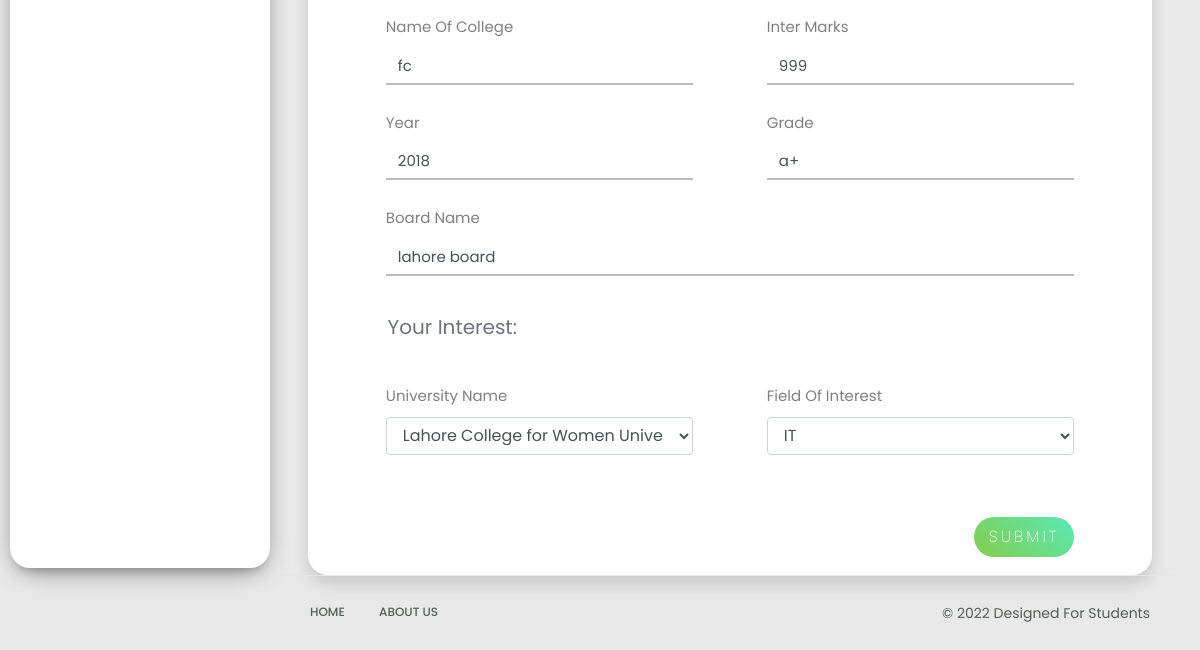
/edit/ (signed in, lower part), run on an earlier commit of the app's database.
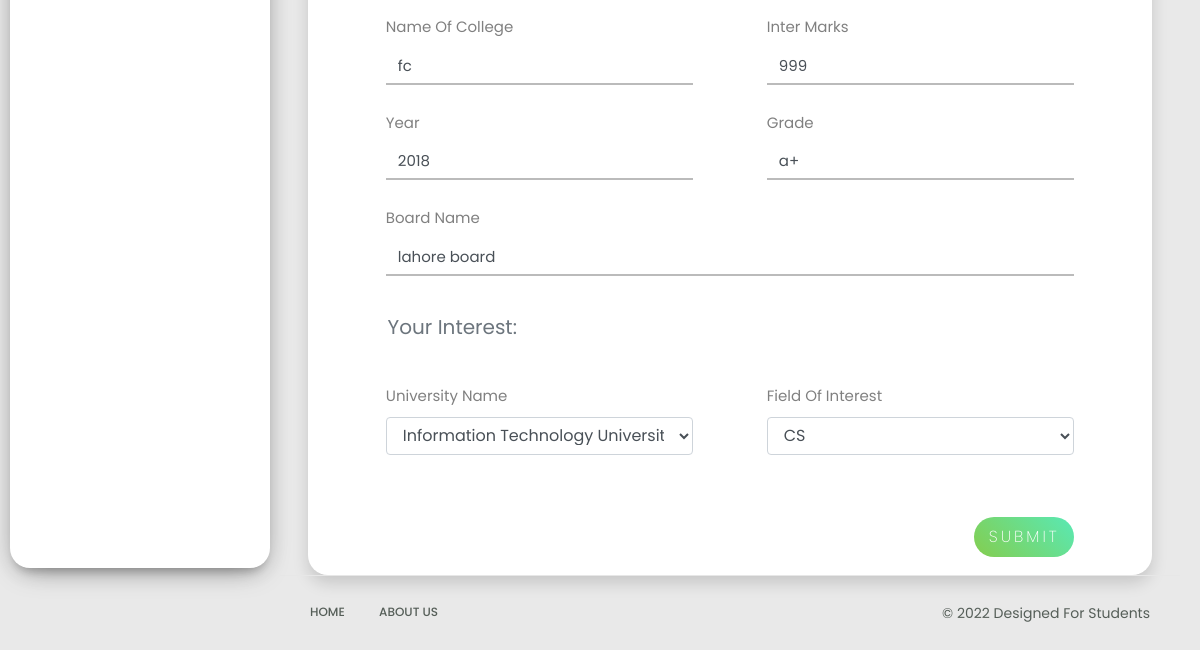
And on a later commit of the database.
### profiles/models.py (models this page shows, shortened)
class Profile(models.Model):
    full_name = models.CharField(max_length=50)
    email = models.EmailField()
    phone_number = models.IntegerField()
    city = models.CharField(max_length=50)
    address = models.CharField(max_length=50)
    gender = models.CharField(max_length=15,choices=choices,default="Male")
    age = models.IntegerField()
    religion = models.CharField(max_length=50)
    nationality = models.CharField(max_length=50)
    gaurdian_name = models.CharField(max_length=50)
    gaurdian_income = models.IntegerField()
    name_of_school = models.CharField(max_length=50)
    matric_marks = models.IntegerField()
    year_of_matric = models.IntegerField()
    matric_grade = models.CharField(max_length=10)
    matric_board = models.CharField(max_length=50)
    name_of_college = models.CharField(max_length=50)
    inter_marks = models.IntegerField()
    year_of_inter = models.IntegerField()
    inter_grade = models.CharField(max_length=10)
    inter_board = models.CharField(max_length=50)
    university_name = models.CharField(max_length=50,choices=uni_choices,default="University of Engineering and Technology")
    field_of_interest = models.CharField(max_length=50,choices=dept_choices,default="SE")
    student = models.ForeignKey(User, on_delete=models.CASCADE)

### profiles/views.py (the view, shortened to what this page needs)
# urls.py: path('edit/', edit, name="edit"),
def edit(request):
    query = Profile.objects.get(student=request.user)
    return render(request, "edit.html",{"query":query})

### templates/edit.html (shortened to what the changed rows need)
{%  load static  %}
<!doctype html>
<html lang="en">
  <head>
    <link rel="stylesheet" href="{% static 'css/bootstrap.min.css' %}">
    <link rel="stylesheet" href="{% static 'css/dashboard.css' %}">
  </head>
  <body>
    <div class="wrapper">
        <div id="content">
        	<div class="main-content">
            <div class="main-content">
              <div class="row content">
                <div class="col-lg-12 col-md-12 col-sm-12">
                  <div class="profile-form shadow mx-2 bookmarks">
                    <div class="row mx-3">
                      <div class="col-lg-12 m-auto">
                        <form method="post" enctype="multipart/form-data" action="" class="multisteps-form__form col-lg-12 col-md-12 col-sm-12">
                          <div class="multisteps-form__content">
                            <div class="multisteps-form__content">
                              <div class="form-row mt-4 justify-content-around">
                                <div class="col-lg-5 col-md-5 col-sm-6 mt-4 mt-sm-0">
                                  <label for="">Name of College</label>
                                  <input class="multisteps-form__input form-control" type="text" name="name_of_college" value="{{query.name_of_college}}" required/>
                                </div>
                                <div class="col-lg-5 col-md-5 col-sm-6 mt-4 mt-sm-0">
                                  <label for="">Inter Marks</label>
                                  <input class="multisteps-form__input form-control" type="text" name="inter_marks" value="{{query.inter_marks}}" required/>
                                </div>
                              </div>
                              <div class="form-row mt-4 justify-content-around">
                                <div class="col-lg-5 col-md-5 col-sm-6 mt-4 mt-sm-0">
                                  <label for="">Year</label>
                                  <input class="multisteps-form__input form-control" type="text" name="year_of_inter" value="{{query.year_of_inter}}" required/>
                                </div>
                                <div class="col-lg-5 col-md-5 col-sm-6 mt-4 mt-sm-0">
                                  <label for="">Grade</label>
                                  <input class="multisteps-form__input form-control" type="text" name="inter_grade" value="{{query.inter_grade}}" required/>
                                </div>
                              </div>
                              <div class="form-row mt-4 justify-content-around">
                                <div class="col-lg-11 col-md-11 col-sm-12 mt-4 mt-sm-0">
                                  <label for="">Board Name</label>
                                  <input class="multisteps-form__input form-control" type="text" name="inter_board" value="{{query.inter_board}}" required/>
                                </div>
                              </div>
                            </div>
                            <div class="form-row mt-4 justify-content-around">
                              <div class="col-lg-5 col-md-5 col-sm-6 mt-4 mt-sm-0">
                                <label for="">University Name</label>
                                <select class="multisteps-form__select form-control" name="university_name" required>
                                  <option>{{query.university_name}}</option>
                                </select>
                              </div>
                              <div class="col-lg-5 col-md-5 col-sm-6 mt-4 mt-sm-0">
                                <label for="">Field of Interest</label>
                                <select class="multisteps-form__select form-control" name="field_of_interest" required>
                                  <option>{{query.field_of_interest}}</option>
                                </select>
                              <div class="col-lg-11">
                                <span class="text-white">a</span>
                                <span class="text-white">a</span>
                              </div>
                                <div class="d-flex mt-3">
                                <input type="submit" name="" value="Submit" class="btn btn-edit ml-auto">
                              </div>
                              </div>
                            </div>
                          </div>
                        </form>
                      </div>
                    </div>
                  </div>
                </div>
              </div>
            </div>
          </div>
        </div>
      </div>
  </body>
</html>

What changed in the data, as far as the page shows it:
changed Profile "fc": university_name "Lahore College for Women University" → "Information Technology University"; field_of_interest "IT" → "CS"
